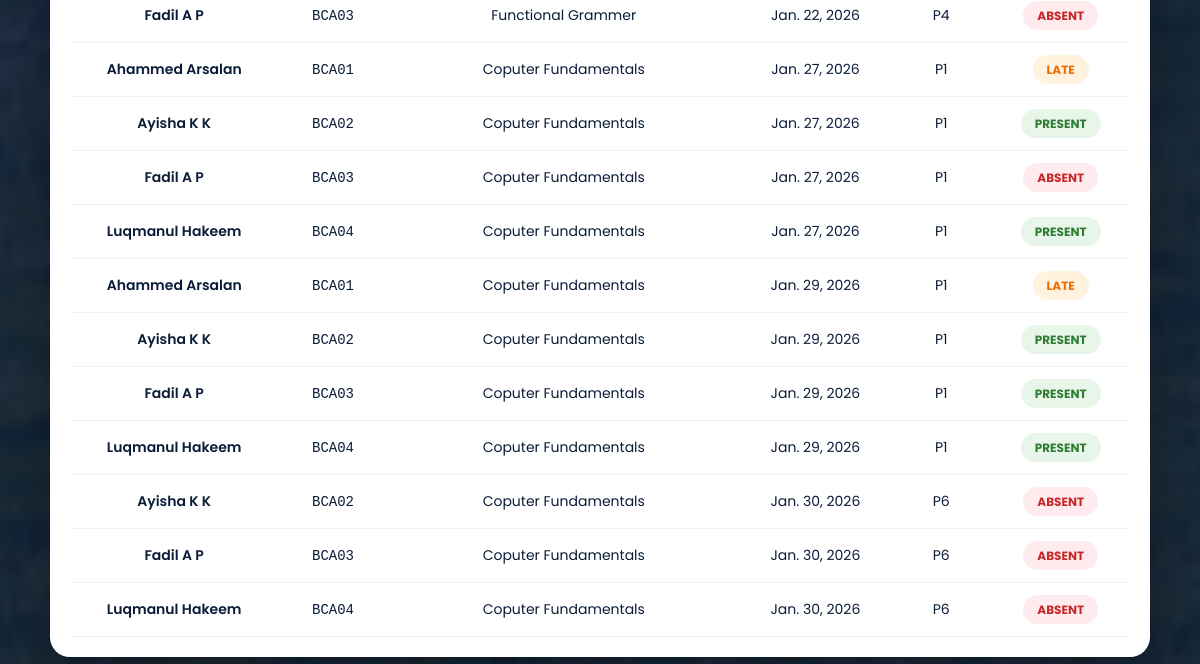
/adminpanel/attendance_history/ (signed in, lower part), run on an earlier commit of the app's database.
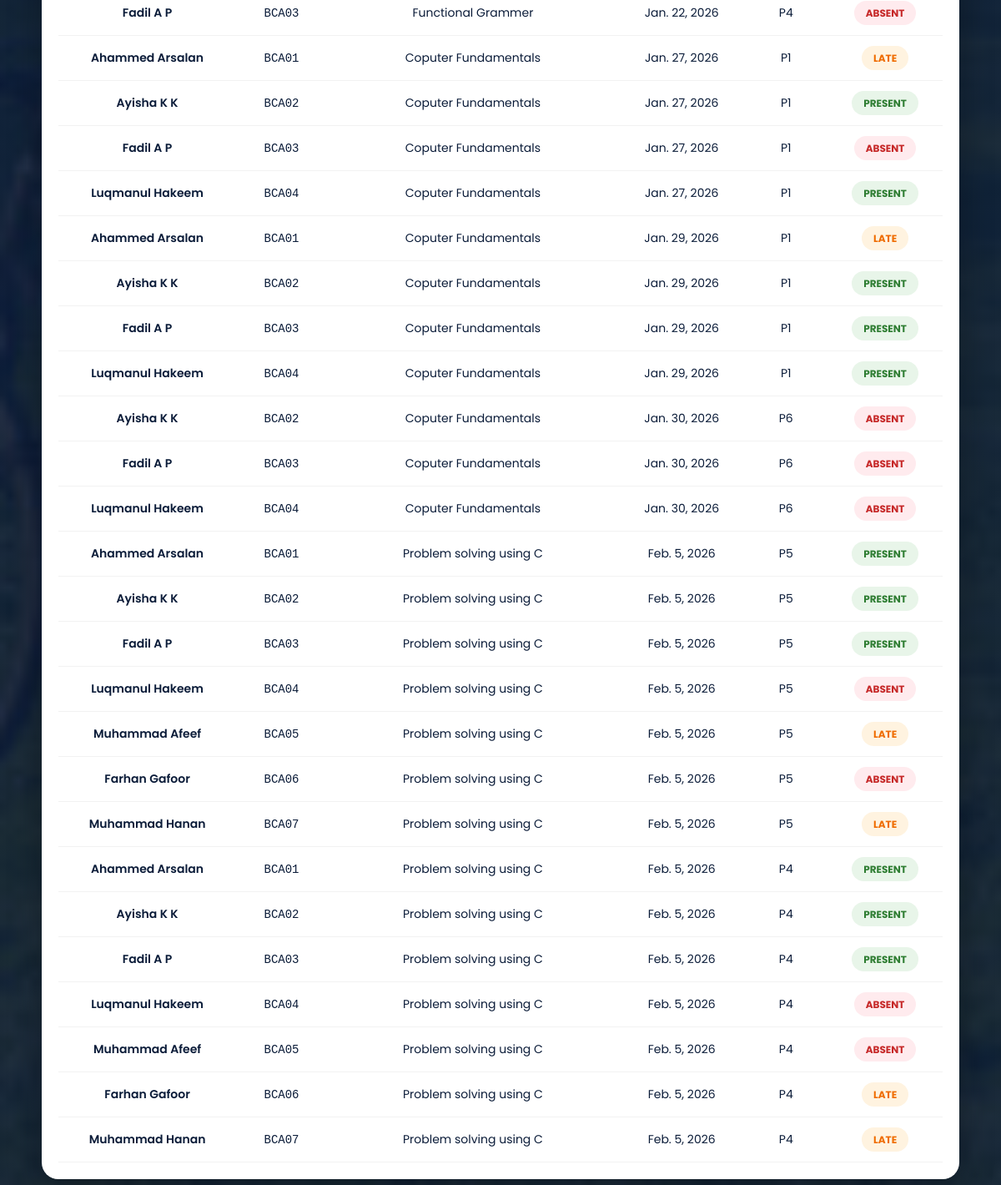
And on a later commit of the database.
### attendance/models.py (models this page shows)
class Attendance(models.Model):
    student = models.ForeignKey(Student, on_delete=models.CASCADE)
    subject = models.ForeignKey(Subject, on_delete=models.CASCADE)
    date = models.DateField(default=timezone.now)
    period = models.PositiveIntegerField()  # 1 to 7
    status = models.CharField(max_length=1, choices=ATTENDANCE_STATUS)
    semester = models.PositiveIntegerField(blank=True,null=True)
    class Meta:
        unique_together = ('student', 'subject', 'date', 'period')

### students/models.py (models this page shows, shortened)
class Student(models.Model):
    COURSE_CHOICES = (
        ('BCA', 'BCA'),
        ('BSC_CS', 'BSc Computer Science'),
        ('BSC_IT', 'BSc Information Technology'),
        ('BCOM', 'BCom'),
        ('BA', 'BA'),
    )
    user = models.OneToOneField(
        User,
        on_delete=models.CASCADE,
        related_name='student_profile',blank=True,null=True
    )
    course = models.CharField(max_length=20, choices=COURSE_CHOICES)
    SEMESTER_CHOICES = [
    (1, '1st Semester'),
    (2, '2nd Semester'),
    (3, '3rd Semester'),
    (4, '4th Semester'),
    (5, '5th Semester'),
    (6, '6th Semester'),
    ]
    semester = models.PositiveIntegerField(
        choices=SEMESTER_CHOICES,
        default=1
    )
    parent = models.OneToOneField(
        User,
        on_delete=models.CASCADE,
        related_name='parent_student',
        null=True,
        blank=True
    )
    first_name = models.CharField(max_length=50,blank=True)   # Student first name
    last_name = models.CharField(max_length=50,blank=True)    # Student last name
    father_name = models.CharField(max_length=100,blank=True)
    mother_name = models.CharField(max_length=100,blank=True)
    register_number = models.CharField(
        max_length=20,
        unique=True,blank=True
    )
    date_of_birth = models.DateField()
    profile_photo = models.ImageField(
        upload_to='student_profiles/',
        blank=True,
        null=True
    )
    parent_email = models.EmailField(blank=True, null=True)
    otp = models.CharField(max_length=6, blank=True, null=True)  # store OTP
    otp_created_at = models.DateTimeField(blank=True, null=True)  # store OTP timestamp

### teachers/models.py (models this page shows, shortened)
class Subject(models.Model):
    name = models.CharField(max_length=100)
    course = models.CharField(max_length=20, choices=Student.COURSE_CHOICES)
    semester = models.PositiveIntegerField(choices=Student.SEMESTER_CHOICES)

### adminpanel/views.py (the view)
# urls.py: path('attendance_history/',views.admin_attendance_history,name='attendance-history'),
@staff_member_required
def admin_attendance_history(request):
    course = request.GET.get('course')
    semester = request.GET.get('semester')
    period = request.GET.get('period')
    date = request.GET.get('date')
    attendance = Attendance.objects.all()
    if course:
        attendance = attendance.filter(student__course=course)
    if semester:
        attendance = attendance.filter(student__semester=semester)
    if period:
        attendance = attendance.filter(period=period)
    if date:
        attendance = attendance.filter(date=date)
    context = {
        'attendance': attendance,
        'course': course,
        'semester': semester,
        'period': period,
        'date': date,
    }
    return render(
        request,
        'adminpanel/attendance_history.html',
        context
    )

### notifications/context_processors.py (called while the page is built)
def notification_count(request):
    if request.user.is_authenticated:
        count = Notification.objects.filter(
            recipient=request.user,
            is_read=False
        ).count()
    else:
        count = 0
    return {
        'unread_notification_count': count
    }

### templates/adminpanel/attendance_history.html (shortened to what this page needs)
{% extends 'base.html' %}
{% load static %}
{% block content %}
<link rel="stylesheet" href="https://cdnjs.cloudflare.com/ajax/libs/font-awesome/6.0.0/css/all.min.css">
<div class="attendance-wrapper">
    {% if attendance %}
    <div class="table-card">
        <div style="overflow-x: auto;">
            <table class="attendance-table">
                <tbody>
                    {% for a in attendance %}
                    <tr>
                        <td data-label="Student" class="student-name">{{ a.student.first_name }} {{ a.student.last_name }}</td>
                        <td data-label="Roll No" class="reg-no">{{ a.student.register_number }}</td>
                        <td data-label="Subject">{{ a.subject.name }}</td>
                        <td data-label="Date">{{ a.date }}</td>
                        <td data-label="Period">P{{ a.period }}</td>
                        <td data-label="Status">
                            {% if a.status == 'P' %}
                                <span class="status-pill status-p">Present</span>
                            {% elif a.status == 'A' %}
                                <span class="status-pill status-a">Absent</span>
                            {% else %}
                                <span class="status-pill status-l">Late</span>
                            {% endif %}
                        </td>
                    </tr>
                    {% endfor %}
                </tbody>
            </table>
        </div>
    </div>
    {% else %}
    <div class="empty-state">
        <i class="fas fa-clipboard-list"></i>
        <h3>No Records Found</h3>
        <p>Please select your filter criteria above to display attendance data.</p>
    </div>
    {% endif %}
</div>
{% endblock %}

What changed in the data, as far as the page shows it:
added Attendance: student.first_name "Ahammed", student.last_name "Arsalan", student.register_number "BCA01", subject.name "Problem solving using C", date "Feb. 5, 2026", period "5", status "PRESENT"
added Attendance: student.first_name "Ayisha", student.last_name "K K", student.register_number "BCA02", subject.name "Problem solving using C", date "Feb. 5, 2026", period "5", status "PRESENT"
added Attendance: student.first_name "Fadil", student.last_name "A P", student.register_number "BCA03", subject.name "Problem solving using C", date "Feb. 5, 2026", period "5", status "PRESENT"
added Attendance: student.first_name "Luqmanul", student.last_name "Hakeem", student.register_number "BCA04", subject.name "Problem solving using C", date "Feb. 5, 2026", period "5", status "ABSENT"
added Attendance: student.first_name "Muhammad", student.last_name "Afeef", student.register_number "BCA05", subject.name "Problem solving using C", date "Feb. 5, 2026", period "5", status "LATE"
added Attendance: student.first_name "Farhan", student.last_name "Gafoor", student.register_number "BCA06", subject.name "Problem solving using C", date "Feb. 5, 2026", period "5", status "ABSENT"
added Attendance: student.first_name "Muhammad", student.last_name "Hanan", student.register_number "BCA07", subject.name "Problem solving using C", date "Feb. 5, 2026", period "5", status "LATE"
added Attendance: student.first_name "Ahammed", student.last_name "Arsalan", student.register_number "BCA01", subject.name "Problem solving using C", date "Feb. 5, 2026", period "4", status "PRESENT"
added Attendance: student.first_name "Ayisha", student.last_name "K K", student.register_number "BCA02", subject.name "Problem solving using C", date "Feb. 5, 2026", period "4", status "PRESENT"
added Attendance: student.first_name "Fadil", student.last_name "A P", student.register_number "BCA03", subject.name "Problem solving using C", date "Feb. 5, 2026", period "4", status "PRESENT"
added Attendance: student.first_name "Luqmanul", student.last_name "Hakeem", student.register_number "BCA04", subject.name "Problem solving using C", date "Feb. 5, 2026", period "4", status "ABSENT"
added Attendance: student.first_name "Muhammad", student.last_name "Afeef", student.register_number "BCA05", subject.name "Problem solving using C", date "Feb. 5, 2026", period "4", status "ABSENT"
added Attendance: student.first_name "Farhan", student.last_name "Gafoor", student.register_number "BCA06", subject.name "Problem solving using C", date "Feb. 5, 2026", period "4", status "LATE"
added Attendance: student.first_name "Muhammad", student.last_name "Hanan", student.register_number "BCA07", subject.name "Problem solving using C", date "Feb. 5, 2026", period "4", status "LATE"
